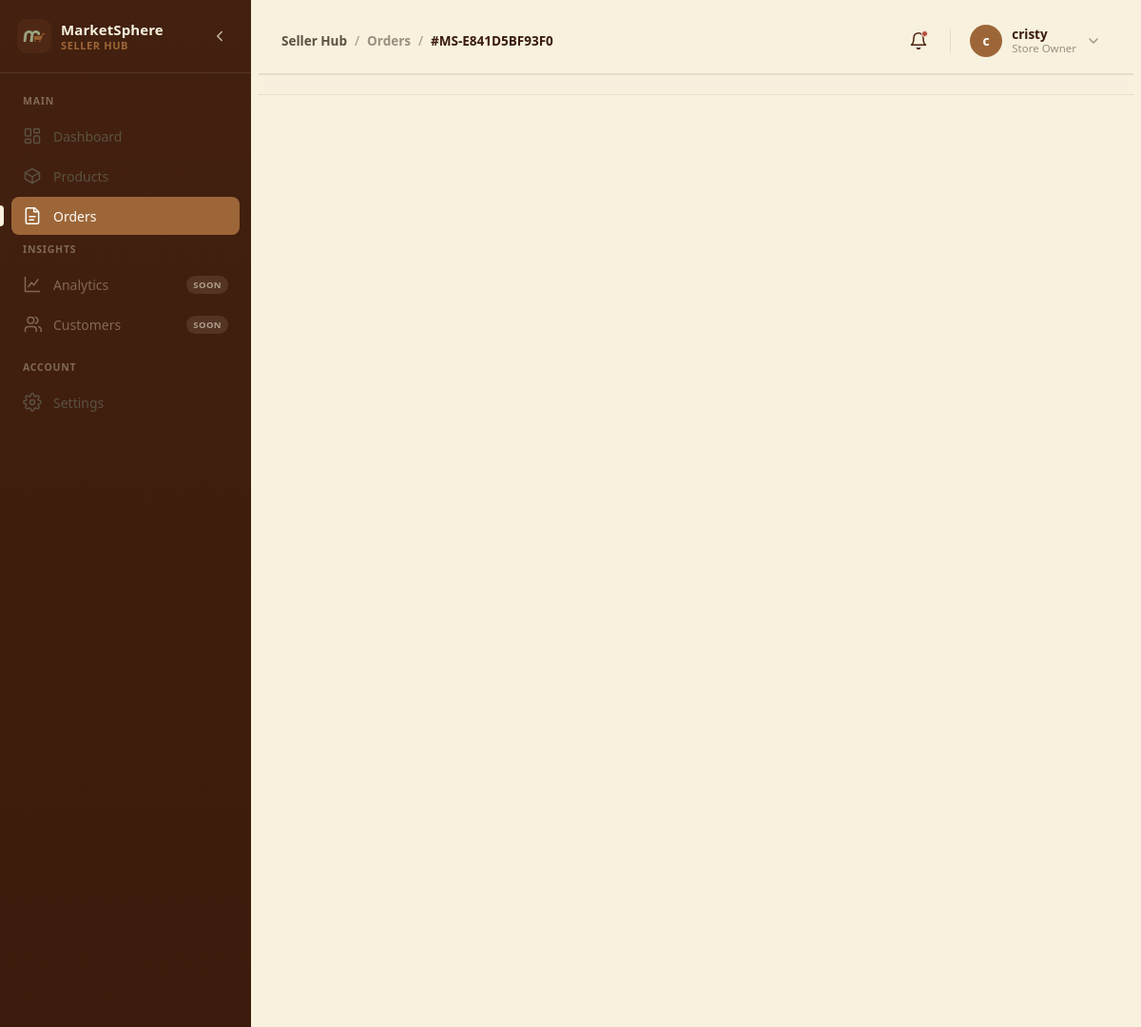
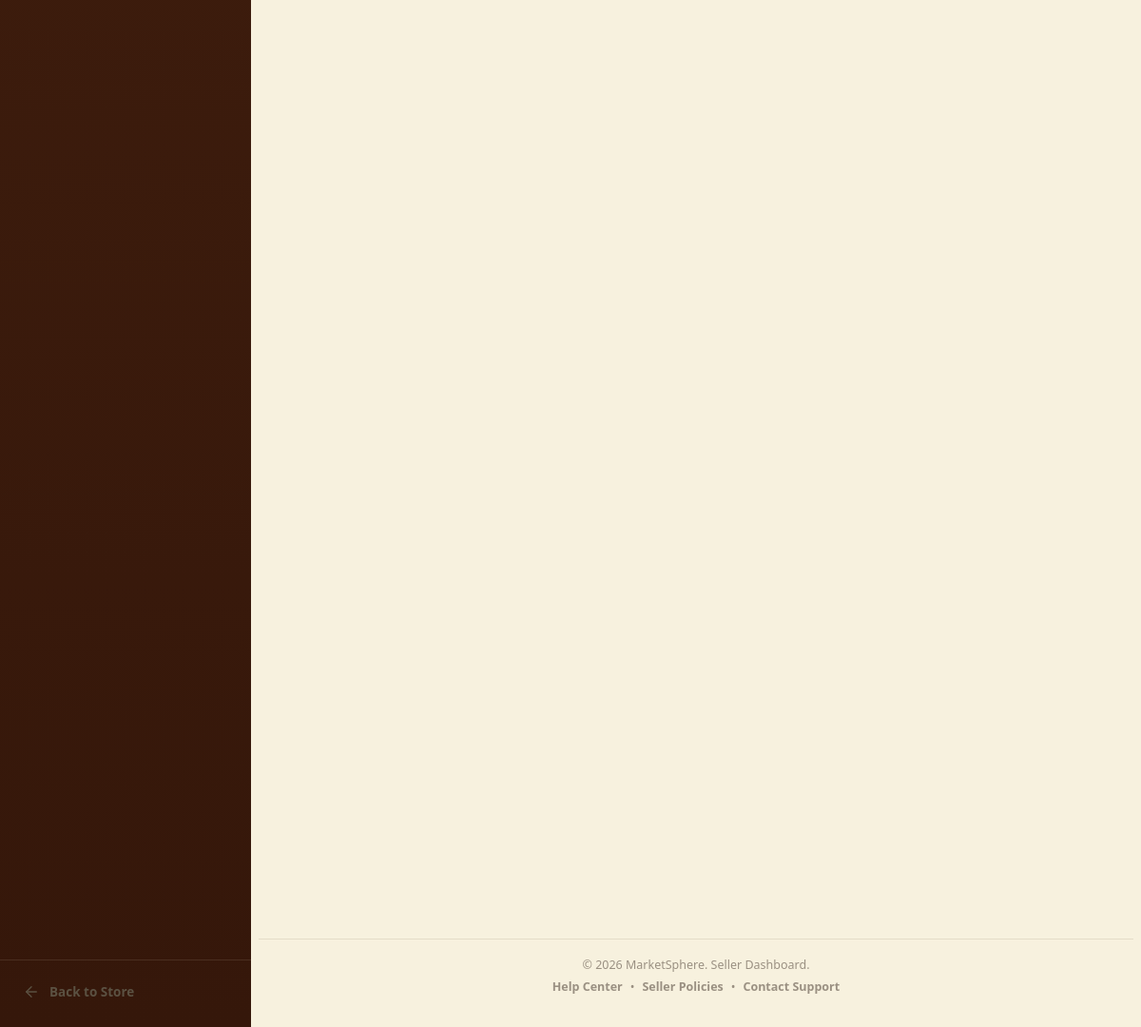
/seller/orders/E841D5BF93F0 (signed in), run on the app's committed database (2 pictures, top to bottom).
### orders/models.py (models this page shows, shortened)
class SellerOrder(models.Model):
    class Status(models.TextChoices):
        PENDING = "pending", "Pending"
        CONFIRMED = "confirmed", "Confirmed"
        PROCESSING = "processing", "Processing"
        SHIPPED = "shipped", "Shipped"
        DELIVERED = "delivered", "Delivered"
        CANCELLED = "cancelled", "Cancelled"
    order = models.ForeignKey(
        Order, on_delete=models.CASCADE, related_name="seller_orders"
    )
    seller = models.ForeignKey(
        "accounts.Seller", on_delete=models.CASCADE, related_name="orders"
    )
    status = models.CharField(
        max_length=20, choices=Status.choices, default=Status.PENDING
    )
    subtotal = models.DecimalField(max_digits=10, decimal_places=2, default=0)
    shipping_cost = models.DecimalField(max_digits=10, decimal_places=2, default=0)
    discount = models.DecimalField(max_digits=10, decimal_places=2, default=0)
    tax = models.DecimalField(max_digits=10, decimal_places=2, default=0)
    total = models.DecimalField(max_digits=10, decimal_places=2, default=0)
    tracking_number = models.CharField(max_length=100, blank=True)
    courier = models.CharField(max_length=100, blank=True)
    shipped_at = models.DateTimeField(blank=True, null=True)
    delivered_at = models.DateTimeField(blank=True, null=True)
    estimated_delivery = models.DateField(null=True, blank=True)
    shipping_notes = models.TextField(blank=True)
    created_at = models.DateTimeField(auto_now_add=True)
    updated_at = models.DateTimeField(auto_now=True)
    class Meta:
        unique_together = ("order", "seller")

class Order(models.Model):
    class PaymentStatus(models.TextChoices):
        UNPAID = "unpaid", "Unpaid"
        PAID = "paid", "Paid"
        REFUNDED = "refunded", "Refunded"
    user = models.ForeignKey(
        settings.AUTH_USER_MODEL, on_delete=models.CASCADE, related_name="orders"
    )
    order_number = models.CharField(max_length=64, unique=True)
    payment_status = models.CharField(
        max_length=20, choices=PaymentStatus.choices, default=PaymentStatus.UNPAID
    )
    subtotal = models.DecimalField(max_digits=10, decimal_places=2, default=0)
    shipping_cost = models.DecimalField(max_digits=10, decimal_places=2, default=0)
    discount = models.DecimalField(max_digits=10, decimal_places=2, default=0)
    tax = models.DecimalField(max_digits=10, decimal_places=2, default=0)
    total = models.DecimalField(max_digits=10, decimal_places=2, default=0)
    shipping_name = models.CharField(max_length=255)
    shipping_phone = models.CharField(max_length=32, blank=True, null=True)
    shipping_address = models.CharField(max_length=512)
    shipping_city = models.CharField(max_length=255)
    shipping_postal_code = models.CharField(max_length=20, blank=True, null=True)
    notes = models.TextField(blank=True, null=True)
    created_at = models.DateTimeField(auto_now_add=True)
    updated_at = models.DateTimeField(auto_now=True)
    @property
    def overall_status(self):
        statuses = list(self.seller_orders.values_list("status", flat=True))
        if not statuses:
            return None
        unique = set(statuses)
        if len(unique) == 1:
            return statuses[0]

### accounts/models.py (models this page shows, shortened)
class Seller(models.Model):
    class Status(models.TextChoices):
        DRAFT = "draft", "Draft"
        PENDING = "pending", "Pending"
        VERIFIED = "verified", "Verified"
        DEACTIVATED = "deactivated", "Deactivated"
        SUSPENDED = "suspended", "Suspended"
        BLOCKED = "blocked", "Blocked"
        REJECTED = "rejected", "Rejected"
    user = models.OneToOneField(
        settings.AUTH_USER_MODEL,
        on_delete=models.CASCADE,
        related_name="seller_profile",
    )
    store_email = models.EmailField(blank=True, null=True)
    store_name = models.CharField(max_length=100)
    slug = models.SlugField(unique=True, help_text="Unique URL for the seller store.")
    store_description = models.TextField(blank=True, null=True)
    store_logo = models.ImageField(upload_to="store_logos/", blank=True, null=True)
    store_banner = models.ImageField(upload_to="store_banners/", blank=True, null=True)
    status = models.CharField(
        max_length=20, choices=Status.choices, default=Status.DRAFT
    )
    verification_notes = models.TextField(
        blank=True, null=True, help_text="Reason for rejection or notes from the admin."
    )
    created_at = models.DateTimeField(auto_now_add=True)
    updated_at = models.DateTimeField(auto_now=True)
    class Meta:
        ordering = ["-created_at"]
        verbose_name = "Seller"
        verbose_name_plural = "Sellers"

class User(AbstractUser):
    class AccountStatus(models.TextChoices):
        UNVERIFIED = "UNVERIFIED", "Unverified"
        VERIFIED = "VERIFIED", "Verified"
        SUSPENDED = "SUSPENDED", "Suspended"
        DEACTIVATED = "DEACTIVATED", "Deactivated"
        BLOCKED = "BLOCKED", "Blocked"
    contact = models.CharField(max_length=20, blank=True)
    profile_image_url = models.URLField(blank=True, null=True, max_length=500)
    account_status = models.CharField(
        max_length=20,
        choices=AccountStatus.choices,
        default=AccountStatus.UNVERIFIED,
    )

### seller_dashboard/views.py (the view)
# urls.py: path("orders/<str:order_no>", views.order_detail, name="order-detail"),
def order_detail(request, order_no):
    order = get_user_order_for_seller(request.user.seller_profile, order_no)
    return render(request, "orders/detail.html", {"order": order})

### seller_dashboard/templates/orders/detail.html (shortened to what this page needs)
{% extends 'base_dashboard.html' %}
{% load static %}
{% block active_page %}
  orders
{% endblock %}
{% block breadcrumb %}
  <span class="sd-breadcrumb-sep">/</span>
  <a href="{% url 'orders-list' %}" class="sd-breadcrumb-current" style="color:var(--sd-caption-color); font-weight:600;">Orders</a>
  <span class="sd-breadcrumb-sep">/</span>
  <span class="sd-breadcrumb-current">#MS-{{ order.order.order_number }}</span>
{% endblock %}
{% block css %}
  <link rel="stylesheet" href="{% static '/css/seller_order_detail.css' %}" />
{% endblock %}
{% block seller_content %}
  <div class="sod-page">
    <div class="sod-layout">
      <div class="sod-left-col">
      </div>
      <div class="sod-right-col">
      </div></div></div>
{% endblock %}

### seller_dashboard/templates/base_dashboard.html (shortened to what this page needs)
{% load static %}
<!DOCTYPE html>
<html lang="en">
  <head>
    <link rel="stylesheet" href="{% static '/css/dashboard.css' %}" />
    <link rel="stylesheet" href="https://cdn.jsdelivr.net/npm/bootstrap-icons@1.11.3/font/bootstrap-icons.min.css" />
    {% block css %}
    {% endblock %}
  </head>
  <body data-active-page="{% block active_page %}{% endblock %}">
    <div class="sd-shell" id="sdShell">
      <aside class="sd-sidebar" id="sdSidebar" aria-label="Seller navigation">
        <div class="sd-sidebar-head">
          <a href="{% url 'home' %}" class="sd-brand">
            <span class="sd-brand-mark"><img src="{% static 'images/logo-icon.png' %}" alt="" class="sd-brand-logo" /></span>
            <span class="sd-brand-text">
              <strong>MarketSphere</strong>
              <small>Seller Hub</small>
            </span>
          </a>
          <button type="button" class="sd-collapse-btn" id="sdCollapseBtn" aria-label="Collapse sidebar" aria-pressed="false">
            <svg viewBox="0 0 24 24" width="18" height="18" fill="none" stroke="currentColor" stroke-width="2" stroke-linecap="round" stroke-linejoin="round">
              <polyline points="15 18 9 12 15 6"></polyline>
            </svg>
          </button>
        </div>
        <nav class="sd-nav" aria-label="Dashboard sections">
          <span class="sd-nav-label">Main</span>
          <ul class="sd-nav-list">
            <li class="sd-nav-item">
              <a href="{% url 'dashboard' %}" class="sd-nav-link" data-page="dashboard">
                <span class="sd-nav-icon" aria-hidden="true">
                </span>
                <span class="sd-nav-text">Dashboard</span>
              </a>
            </li>
            <li class="sd-nav-item">
              <a href="{% url 'products-list' %}" class="sd-nav-link" data-page="products">
                <span class="sd-nav-icon" aria-hidden="true">
                  <svg viewBox="0 0 24 24" width="20" height="20" fill="none" stroke="currentColor" stroke-width="1.8" stroke-linecap="round" stroke-linejoin="round">
                    <path d="M21 8 12 3 3 8l9 5 9-5Z"></path>
                    <path d="M3 8v8l9 5 9-5V8"></path>
                    <path d="M12 13v8"></path>
                  </svg>
                </span>
                <span class="sd-nav-text">Products</span>
              </a>
            </li>
            <li class="sd-nav-item">
              <a href="{% url 'orders-list' %}" class="sd-nav-link" data-page="orders">
                <span class="sd-nav-icon" aria-hidden="true">
                  <svg viewBox="0 0 24 24" width="20" height="20" fill="none" stroke="currentColor" stroke-width="1.8" stroke-linecap="round" stroke-linejoin="round">
                    <path d="M6 2h9l5 5v13a2 2 0 0 1-2 2H6a2 2 0 0 1-2-2V4a2 2 0 0 1 2-2Z"></path>
                    <path d="M14 2v5h5"></path>
                    <path d="M8.5 13h7"></path>
                    <path d="M8.5 17h5"></path>
                  </svg>
                </span>
                <span class="sd-nav-text">Orders</span>
              </a>
            </li>
          </ul>
          <span class="sd-nav-label">Insights</span>
          <ul class="sd-nav-list">
            <li class="sd-nav-item">
              <a href="#" class="sd-nav-link is-disabled" data-page="analytics" aria-disabled="true" tabindex="-1">
                <span class="sd-nav-icon" aria-hidden="true">
                  <svg viewBox="0 0 24 24" width="20" height="20" fill="none" stroke="currentColor" stroke-width="1.8" stroke-linecap="round" stroke-linejoin="round">
                    <path d="M3 3v18h18"></path>
                    <path d="M7 15l4-5 3 3 5-7"></path>
                  </svg>
                </span>
                <span class="sd-nav-text">Analytics</span>
                <span class="sd-nav-badge">Soon</span>
              </a>
            </li>
            <li class="sd-nav-item">
              <a href="#" class="sd-nav-link is-disabled" data-page="customers" aria-disabled="true" tabindex="-1">
                <span class="sd-nav-icon" aria-hidden="true">
                </span>
                <span class="sd-nav-text">Customers</span>
                <span class="sd-nav-badge">Soon</span>
              </a>
            </li>
          </ul>
          <span class="sd-nav-label">Account</span>
          <ul class="sd-nav-list">
            <li class="sd-nav-item">
              <a href="{% url 'dashboard-settings' %}" class="sd-nav-link" data-page="settings">
                <span class="sd-nav-icon" aria-hidden="true">
                </span>
                <span class="sd-nav-text">Settings</span>
              </a>
            </li>
          </ul>
        </nav>
        <div class="sd-sidebar-foot">
          <a href="{% url 'home' %}" class="sd-back-store">
            <svg viewBox="0 0 24 24" width="18" height="18" fill="none" stroke="currentColor" stroke-width="1.8" stroke-linecap="round" stroke-linejoin="round">
              <path d="M19 12H5"></path>
              <path d="M12 19l-7-7 7-7"></path>
            </svg>
            <span>Back to Store</span>
          </a>
        </div>
      </aside>
      <div class="sd-main">
        <header class="sd-topbar">
          <div class="sd-topbar-left">
            <nav class="sd-breadcrumb" aria-label="Breadcrumb">
              <a href="#" class="sd-breadcrumb-root">Seller Hub</a>
              {% block breadcrumb %}{% endblock %}
            </nav>
          </div>
          <div class="sd-topbar-right">
            <button type="button" class="sd-icon-btn sd-notif-btn" aria-label="Notifications">
              <svg viewBox="0 0 24 24" width="20" height="20" fill="none" stroke="currentColor" stroke-width="1.8" stroke-linecap="round" stroke-linejoin="round">
                <path d="M18 8a6 6 0 1 0-12 0c0 7-3 9-3 9h18s-3-2-3-9"></path>
                <path d="M13.73 21a2 2 0 0 1-3.46 0"></path>
              </svg>
              <span class="sd-notif-dot" aria-hidden="true"></span>
            </button>
            <div class="sd-seller-chip" aria-haspopup="true" aria-expanded="false">
              <span class="sd-seller-avatar" aria-hidden="true">
                {% if dashboard_seller.user.profile_picture %}
                  <img src="{{ dashboard_seller.user.profile_picture }}" />
                {% else %}
                  {{ dashboard_seller.user.username|slice:1 }}
                {% endif %}
              </span>
              <span class="sd-seller-info">
                <strong class="sd-seller-name">{{ dashboard_seller.user.username }}</strong>
                <small class="sd-seller-role">Store Owner</small>
              </span>
              <svg class="sd-seller-caret" viewBox="0 0 24 24" width="16" height="16" fill="none" stroke="currentColor" stroke-width="2" stroke-linecap="round" stroke-linejoin="round">
                <polyline points="6 9 12 15 18 9"></polyline>
              </svg>
            </div>
          </div>
        </header>
        <div class="header-message-row">
        </div>
        <main class="sd-content">
          {% block seller_content %}
          {% endblock %}
        </main>
        <footer class="sd-footer">
          <p>&copy; 2026 MarketSphere. Seller Dashboard.</p>
          <p class="sd-footer-links">
            <a href="#">Help Center</a>
            <span aria-hidden="true">•</span>
            <a href="#">Seller Policies</a>
            <span aria-hidden="true">•</span>
            <a href="#">Contact Support</a>
          </p>
        </footer>
      </div>
    </div>
  </body>
</html>

### data on the page
SellerOrder: order.order_number "E841D5BF93F0"
Seller: user.username "c", user.username "cristy"
